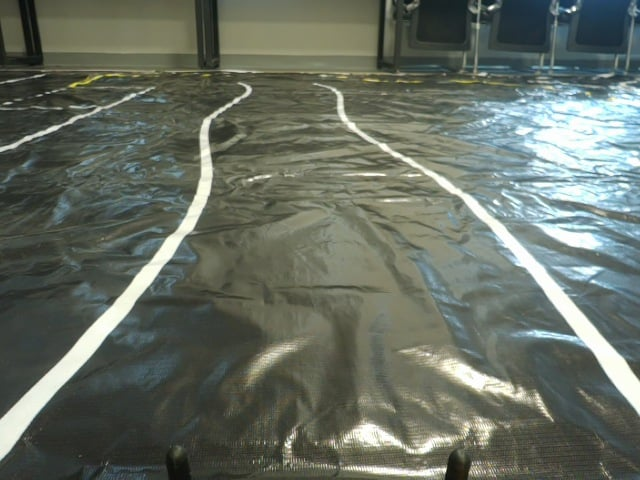
#> input picture src/Perception/src/road7.jpeg, 640 x 480 px
$ python -i lane_detection_slidingWindow_Update.py   (imports and definitions only)   (older library calls are emulated)
#> lines starting #> are read from the running program, lines starting #| are printed output that depends on the picture
#> further down, picture is the input picture: shape (480, 640, 3); mean B, G, R 99.4, 110.1, 102.9
import cv2
import numpy as np

class LaneDetector:
    def __init__(self,
                 img_w=640, img_h=480,
                 xm_per_pix=0.135, # xcm per pixel in X
                 ym_per_pix=0.165 # xcm per pixel in Y
                 ):

        self.img_w = img_w
        self.img_h = img_h
        self.xm_per_pix = xm_per_pix
        self.ym_per_pix = ym_per_pix

        # memory for tracking sliding windows
        self.left_fit_pixel = None
        self.right_fit_pixel = None
        self.detected = False

        src = np.float32([
            [img_w * 0.35, img_h * 0.40],  # Top Left (Narrower)
            [img_w * 0.65, img_h * 0.40],  # Top Right
            [img_w * 0.95, img_h * 0.90],  # Bot Right (Wider)
            [img_w * 0.05, img_h * 0.90]   # Bot Left
        ])

        dst = np.float32([
            [img_w * 0.2, 0],
            [img_w * 0.8, 0],
            [img_w * 0.8, img_h],
            [img_w * 0.2, img_h]
        ])

        # src = np.float32([
        #     [260, 220],  # Top Left
        #     [380, 220],  # Top Right
        #     [600, 460],  # Bot Right
        #     [40,  460]   # Bot Left
        # ])


        # dst = np.float32([
        #     [160, 0],
        #     [480, 0],
        #     [480, 480],
        #     [160, 480]
        # ])

        self.M = cv2.getPerspectiveTransform(src, dst)
        self.Minv = cv2.getPerspectiveTransform(dst, src)

    def preprocess(self, img):
        # Combines Color (HLS) and Gradient (Sobel) thresholds.
        # Perspective Transform (IPM)
        warped = cv2.warpPerspective(img, self.M, (self.img_w, self.img_h))
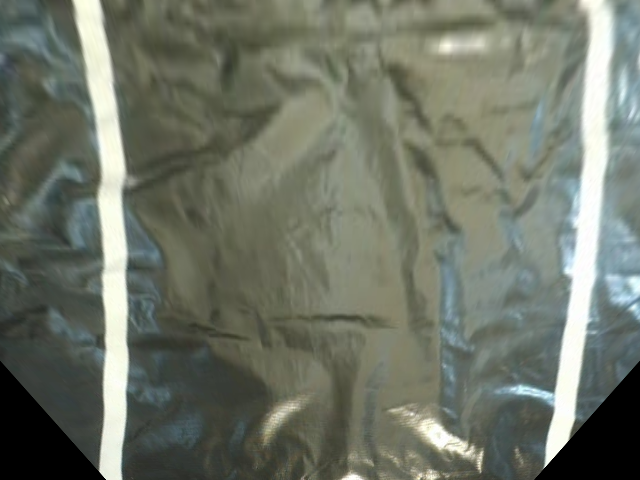
#> warped: shape (480, 640, 3); mean B, G, R 103.9, 116.7, 111

        # 2. Color Threshold
        hls = cv2.cvtColor(warped, cv2.COLOR_BGR2HLS)
#> hls: shape (480, 640, 3); mean of channels 0, 1, 2 46.5, 109.2, 30.4
        s_channel = hls[:, :, 2]
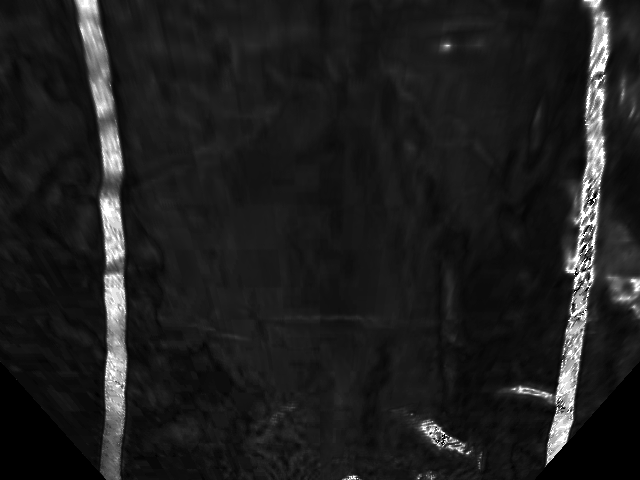
#> s_channel: shape (480, 640); min 0, max 255, mean 30.4
        l_channel = hls[:, :, 1]

        # Filter for bright white
        s_binary = np.zeros_like(s_channel)
        s_binary[(s_channel > 100) & (l_channel > 150)] = 1

        # 3. Sobel X (Vertical line detection)
        gray = cv2.cvtColor(warped, cv2.COLOR_BGR2GRAY)
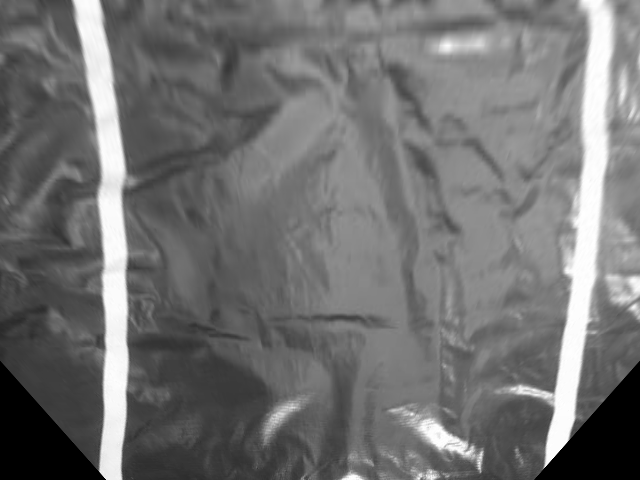
#> gray: shape (480, 640); min 0, max 255, mean 113.6
        sobelx = cv2.Sobel(gray, cv2.CV_8U, 1, 0) # cv2.CV_64F
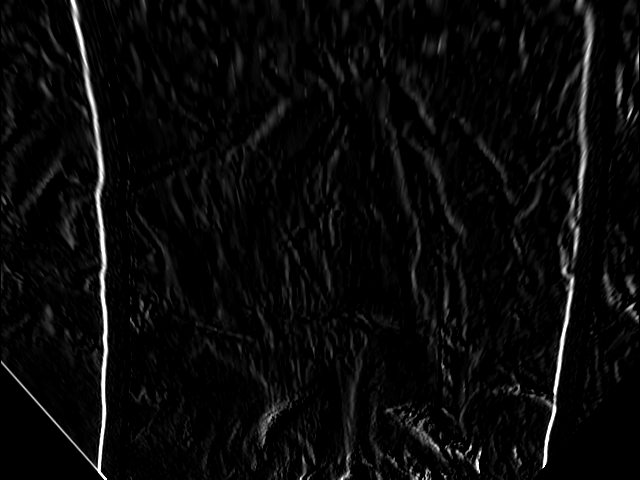
#> sobelx: shape (480, 640); min 0, max 255, mean 9.4
        abs_sobelx = np.absolute(sobelx)
        scaled_sobel = np.uint8(255 * abs_sobelx / np.max(abs_sobelx))
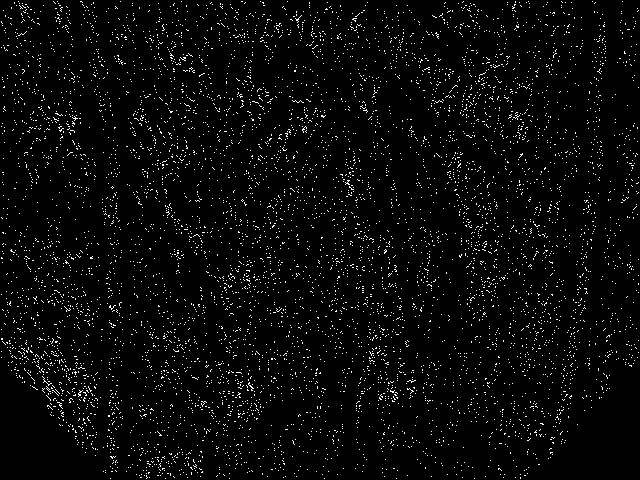
#> scaled_sobel: shape (480, 640); values 0 (black) and 1 (white), 3.4% white in thin lines or dots

        sxbinary = np.zeros_like(scaled_sobel)
        sxbinary[(scaled_sobel > 35) & (scaled_sobel < 100)] = 1

        # 4. Combine
        combined_binary = np.zeros_like(sxbinary)
        combined_binary[(s_binary == 1) | (sxbinary == 1)] = 1

        return combined_binary, warped

    # [136 lines left out: functions find_lanes, sliding_window, search_around_poly, _fit_polynomials, not called in this run]

>>> import cv2
>>> picture = cv2.imread('road7.jpeg')
>>> result = LaneDetector().preprocess(picture)
